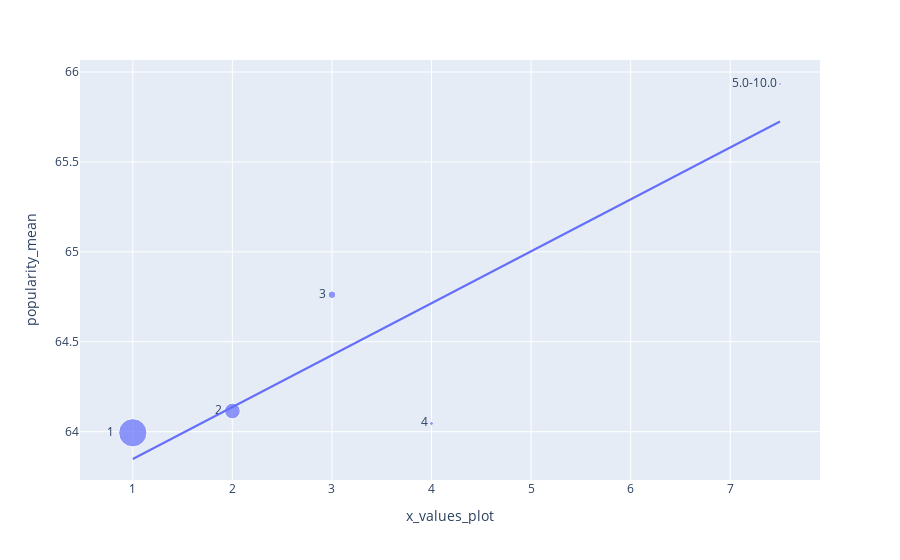

The notebook cell this image was saved under:
### Markdown cell above
There seem to be slightly more popular older songs than newer songs, even though songs from the 1990s have very low popularity. However, it is important to note that the variation in popularity is very small, even though the plot makes the variation appear larger than it actually is. While it might be coincidental, the popularity seems to rise and fall in waves over time. Even though the x-axis isn’t proportional over time, this trend remains true if we divide the graph into pre- and post-2010 periods. As mentioned earlier, we can’t do much to change the release date of a song, but there doesn’t seem to be any reason to delay releasing a song, as older songs are somewhat more popular.

For the final quality, we want to investigate whether the number of different artists or bands involved in a song affects its popularity. We divide the songs based on the number of artists or bands credited on the song, grouping together all songs with five or more artists/bands since the number of songs in this category is very low. The result is shown in the scatterplot below, where the size of each ball is based on the number of songs in that group, and we have included a regression line as well.

### Code cell
df_song_artists = get_freq_artists_pop(df_tracks)

df_freq_pop = get_freq_pop(df_song_artists)

get_px_scatter_reg(df_freq_pop)

### Figure 1 — Plotly figure (JSON) as saved in the notebook; plotly's stock layout.template omitted (floating-point values rounded to 4 significant figures)
{"data": [{"hovertemplate": "x_values_plot=%{x}<br>popularity_mean=%{y}<br>popularity_freq=%{marker.size}<br>num_of_artists=%{text}<extra></extra>", "legendgroup": "", "marker": {"color": "#636efa", "size": [7022, 2171, 516, 131, 75], "sizemode": "area", "sizeref": 17.55, "symbol": "circle"}, "mode": "markers+text", "name": "", "orientation": "v", "showlegend": false, "text": [1, 2, 3, 4, "5.0-10.0"], "textposition": "middle left", "type": "scatter", "x": [1, 2, 3, 4, 7.5], "xaxis": "x", "y": [63.99, 64.12, 64.76, 64.05, 65.93], "yaxis": "y"}, {"hovertemplate": "<b>OLS trendline</b><br>popularity_mean = 0.288706 * x_values_plot + 63.5595<br>R<sup>2</sup>=0.769255<br><br>x_values_plot=%{x}<br>popularity_mean=%{y} <b>(trend)</b><extra></extra>", "legendgroup": "", "marker": {"color": "#636efa", "symbol": "circle"}, "mode": "lines", "name": "", "showlegend": false, "textposition": "middle left", "type": "scatter", "x": [1, 2, 3, 4, 7.5], "xaxis": "x", "y": [63.85, 64.14, 64.43, 64.71, 65.72], "yaxis": "y"}], "layout": {"legend": {"itemsizing": "constant", "tracegroupgap": 0}, "margin": {"t": 60}, "xaxis": {"anchor": "y", "domain": [0, 1], "title": {"text": "x_values_plot"}}, "yaxis": {"anchor": "x", "domain": [0, 1], "title": {"text": "popularity_mean"}}}}
